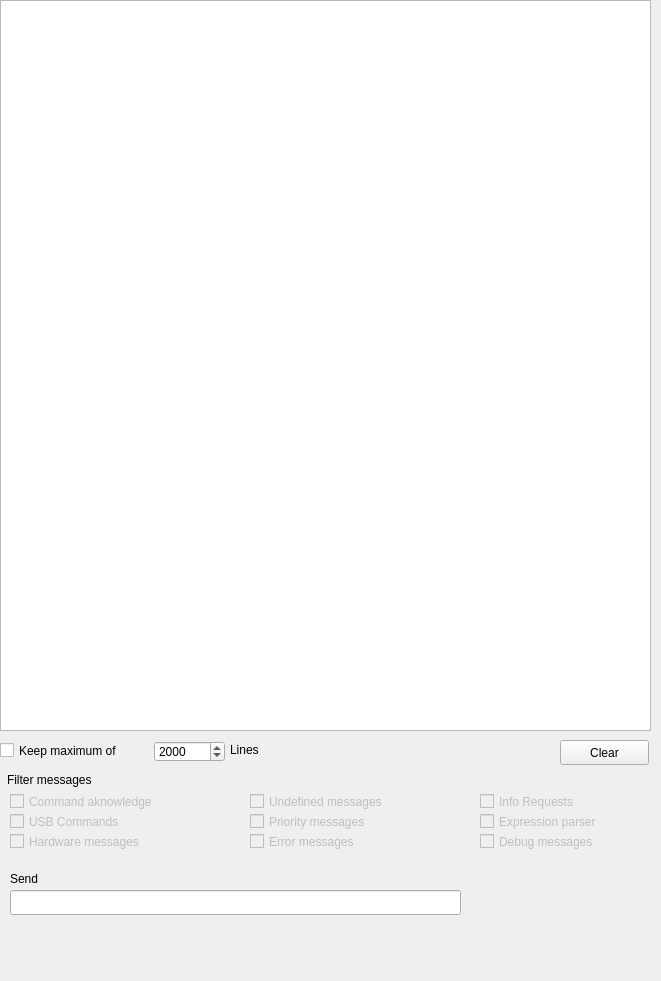
  <widget class="QDockWidget" name="dockWidget">
   <property name="geometry">
    <rect>
     <x>1189</x>
     <y>69</y>
     <width>661</width>
     <height>981</height>
    </rect>
   </property>
   <widget class="QWidget" name="dockWidgetContents">
    <widget class="QPlainTextEdit" name="plainTextEditSerialOutput">
     <property name="geometry">
      <rect>
       <x>0</x>
       <y>0</y>
       <width>651</width>
       <height>731</height>
      </rect>
     </property>
     <property name="lineWrapMode">
      <enum>QPlainTextEdit::NoWrap</enum>
     </property>
     <property name="readOnly">
      <bool>false</bool>
     </property>
     <property name="placeholderText">
      <string/>
     </property>
    </widget>
    <widget class="QPushButton" name="pushButtonClear">
     <property name="geometry">
      <rect>
       <x>560</x>
       <y>740</y>
       <width>89</width>
       <height>25</height>
      </rect>
     </property>
     <property name="text">
      <string>Clear</string>
     </property>
    </widget>
    <widget class="QLineEdit" name="lineEditSend">
     <property name="geometry">
      <rect>
       <x>10</x>
       <y>890</y>
       <width>451</width>
       <height>25</height>
      </rect>
     </property>
    </widget>
    <widget class="QLabel" name="label_24">
     <property name="geometry">
      <rect>
       <x>230</x>
       <y>740</y>
       <width>61</width>
       <height>20</height>
      </rect>
     </property>
     <property name="text">
      <string>Lines</string>
     </property>
    </widget>
    <widget class="QLabel" name="label_5">
     <property name="geometry">
      <rect>
       <x>10</x>
       <y>870</y>
       <width>67</width>
       <height>17</height>
      </rect>
     </property>
     <property name="text">
      <string>Send</string>
     </property>
    </widget>
    <widget class="QSpinBox" name="spinBoxLimitLines">
     <property name="geometry">
      <rect>
       <x>154</x>
       <y>741</y>
       <width>71</width>
       <height>21</height>
      </rect>
     </property>
     <property name="maximum">
      <number>10000</number>
     </property>
     <property name="value">
      <number>2000</number>
     </property>
    </widget>
    <widget class="QCheckBox" name="checkBoxLimitLines">
     <property name="geometry">
      <rect>
       <x>0</x>
       <y>740</y>
       <width>151</width>
       <height>21</height>
      </rect>
     </property>
     <property name="text">
      <string>Keep maximum of</string>
     </property>
    </widget>
    <widget class="QCheckBox" name="checkBoxFilterCommAck">
     <property name="enabled">
      <bool>false</bool>
     </property>
     <property name="geometry">
      <rect>
       <x>10</x>
       <y>790</y>
       <width>181</width>
       <height>23</height>
      </rect>
     </property>
     <property name="text">
      <string>Command aknowledge</string>
     </property>
    </widget>
    <widget class="QLabel" name="label_4">
     <property name="geometry">
      <rect>
       <x>7</x>
       <y>771</y>
       <width>151</width>
       <height>17</height>
      </rect>
     </property>
     <property name="text">
      <string>Filter messages</string>
     </property>
    </widget>
    <widget class="QCheckBox" name="checkBoxFilterUSB">
     <property name="enabled">
      <bool>false</bool>
     </property>
     <property name="geometry">
      <rect>
       <x>10</x>
       <y>810</y>
       <width>171</width>
       <height>23</height>
      </rect>
     </property>
     <property name="text">
      <string>USB Commands</string>
     </property>
     <property name="checkable">
      <bool>true</bool>
     </property>
    </widget>
    <widget class="QCheckBox" name="checkBoxFilterHardware">
     <property name="enabled">
      <bool>false</bool>
     </property>
     <property name="geometry">
      <rect>
       <x>10</x>
       <y>830</y>
       <width>171</width>
       <height>23</height>
      </rect>
     </property>
     <property name="text">
      <string>Hardware messages</string>
     </property>
    </widget>
    <widget class="QCheckBox" name="checkBoxFilterError">
     <property name="enabled">
      <bool>false</bool>
     </property>
     <property name="geometry">
      <rect>
       <x>250</x>
       <y>830</y>
       <width>171</width>
       <height>23</height>
      </rect>
     </property>
     <property name="text">
      <string>Error messages</string>
     </property>
    </widget>
    <widget class="QCheckBox" name="checkBoxFilterPriority">
     <property name="enabled">
      <bool>false</bool>
     </property>
     <property name="geometry">
      <rect>
       <x>250</x>
       <y>810</y>
       <width>171</width>
       <height>23</height>
      </rect>
     </property>
     <property name="text">
      <string>Priority messages</string>
     </property>
    </widget>
    <widget class="QCheckBox" name="checkBoxFilterUndefined">
     <property name="enabled">
      <bool>false</bool>
     </property>
     <property name="geometry">
      <rect>
       <x>250</x>
       <y>790</y>
       <width>171</width>
       <height>23</height>
      </rect>
     </property>
     <property name="text">
      <string>Undefined messages</string>
     </property>
    </widget>
    <widget class="QCheckBox" name="checkBoxFilterDebug">
     <property name="enabled">
      <bool>false</bool>
     </property>
     <property name="geometry">
      <rect>
       <x>480</x>
       <y>830</y>
       <width>171</width>
       <height>23</height>
      </rect>
     </property>
     <property name="text">
      <string>Debug messages</string>
     </property>
    </widget>
    <widget class="QCheckBox" name="checkBoxFilterInfoRequest">
     <property name="enabled">
      <bool>false</bool>
     </property>
     <property name="geometry">
      <rect>
       <x>480</x>
       <y>790</y>
       <width>171</width>
       <height>23</height>
      </rect>
     </property>
     <property name="text">
      <string>Info Requests</string>
     </property>
    </widget>
    <widget class="QCheckBox" name="checkBoxFilterExpressionParser">
     <property name="enabled">
      <bool>false</bool>
     </property>
     <property name="geometry">
      <rect>
       <x>480</x>
       <y>810</y>
       <width>171</width>
       <height>23</height>
      </rect>
     </property>
     <property name="text">
      <string>Expression parser</string>
     </property>
    </widget>
   </widget>
  </widget>
